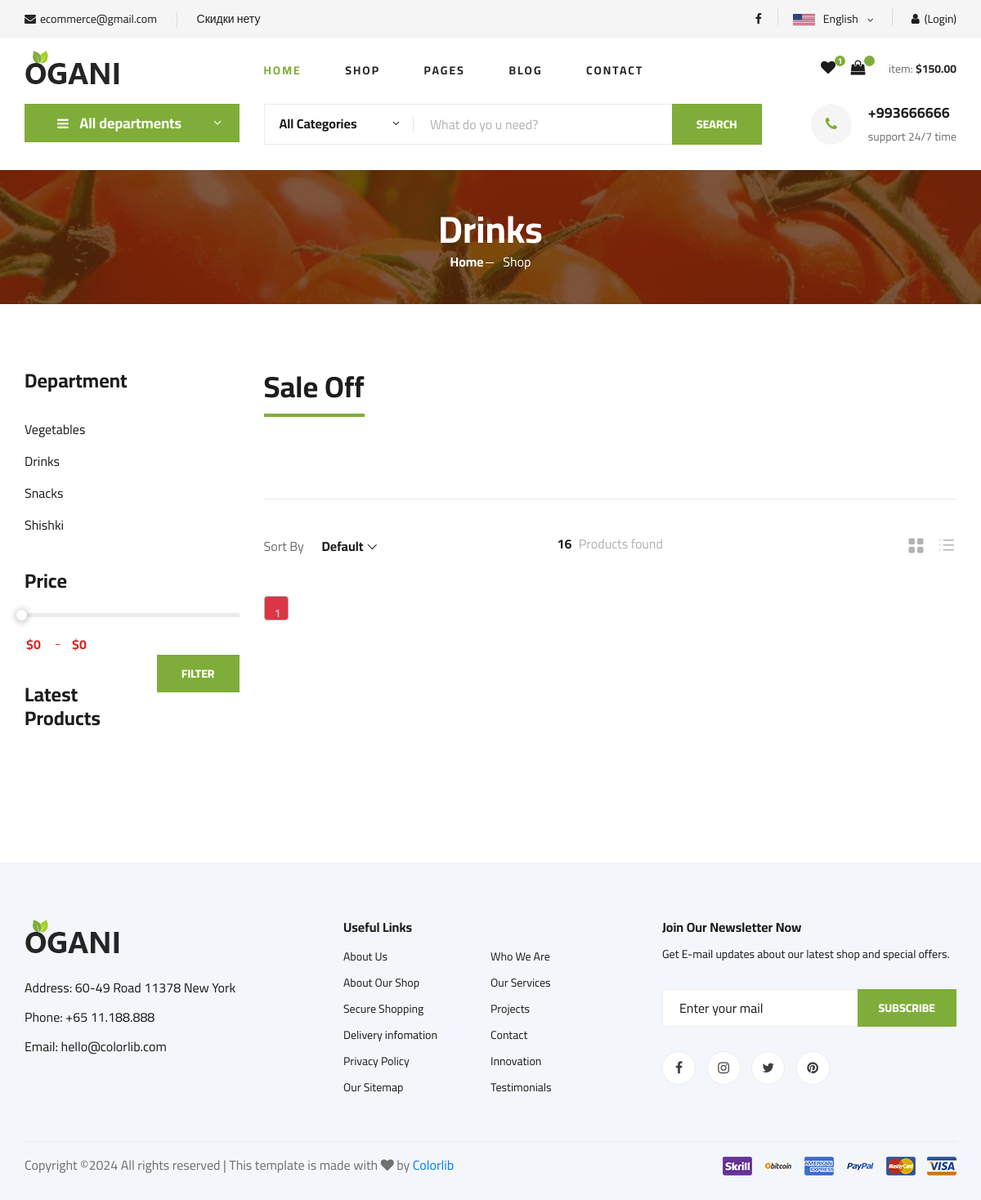
The app's page /category/4/ with its own data.
### main/models.py (models this page shows)
class Info(models.Model):
    shop_email = models.EmailField()
    inf_text = models.CharField(max_length=250)
    tel = models.CharField(max_length=150)

class Social_account(models.Model):
    name = models.CharField(max_length=100)
    icon_name = models.CharField(max_length=100)
    url = models.URLField()

class Category(models.Model):
    name = models.CharField (max_length=150)
    image = models.ImageField (upload_to='category_images/')
    def __str__(self):
        return self.name

### main/views.py (the view)
# urls.py: path('category/<int:pk>/', category),
def category(request, pk):
    cat = Category.objects.get(id=pk)
    cat_pro = Product.objects.filter(category=cat)
    min_val = request.GET.get('min_val') or 0
    max_val = request.GET.get('max_val')
    if cat_pro:
        min_price = int(cat_pro.order_by('price')[0].final_price)
        max_price = int(cat_pro.order_by('price')[0].final_price)+1
    else:
        min_price, max_price = 0,0
    latest = cat_pro.order_by('-created_at')[0:3]
    cat_pro_disc = Product.objects.filter(category=cat, discount__gt = 0)
    if max_val:
        a= int(min_val.replace('$', ''))
        b= int(max_val.replace('$', ''))
        cat_pro = cat_pro.filter(price__range=(a,b))
        cat_pro_disc = cat_pro_disc.filter(price__range=(a,b))
    sort_by = request.GET.get('sort_by')
    if sort_by == '0':
        cat_pro = cat_pro.order_by('id')
    elif sort_by == '1':
        cat_pro = cat_pro.order_by('name')
    elif sort_by == '2':
        cat_pro = cat_pro.order_by('-name')
    elif sort_by == '3':
        cat_pro = cat_pro.order_by('price')
    elif sort_by == '4':
        cat_pro = cat_pro.order_by('-price')
    paginator = Paginator(cat_pro, 4)
    page = request.GET.get('page', 1)
    page_obj = paginator.get_page(page)
    context= {
        'latest': latest,
        'cat_pro': page_obj,
        'cat_pro_disc': cat_pro_disc,
        'min_price': min_price,
        'max_price': max_price,
        'sort':sort_by,
        'cat': cat,
    }
    return render(request, 'main/shop-grid.html', context)

### main/context_data.py (called while the page is built)
def context_data(request):
  all_cat = Category.objects.all()
  info = Info.objects.first()
  s_accounts = Social_account.objects.all()
  if request.user.is_authenticated:
    cart, created = Cart.objects.get_or_create(user = request.user, is_ordered = False)
  else:
    cart = None
  return {
    'all':all_cat,
    'info':info,
    's_accs':s_accounts,
    'cart': cart
  }

### templates/main/shop-grid.html (shortened to what this page needs)
{% load static %}
<!DOCTYPE html>
<html lang="zxx">
<head>
    <link rel="stylesheet" href="{% static 'main/css/bootstrap.min.css' %}" type="text/css">
    <link rel="stylesheet" href="{% static 'main/css/font-awesome.min.css' %}" type="text/css">
    <link rel="stylesheet" href="{% static 'main/css/elegant-icons.css' %}" type="text/css">
    <link rel="stylesheet" href="{% static 'main/css/nice-select.css' %}" type="text/css">
    <link rel="stylesheet" href="{% static 'main/css/jquery-ui.min.css' %}" type="text/css">
    <link rel="stylesheet" href="{% static 'main/css/owl.carousel.min.css' %}" type="text/css">
    <link rel="stylesheet" href="{% static 'main/css/slicknav.min.css' %}" type="text/css">
    <link rel="stylesheet" href="{% static 'main/css/style.css' %}" type="text/css">
</head>
<body>
    {% include "main/nav.html" %}
    <section class="breadcrumb-section set-bg" data-setbg="{% static 'main/img/breadcrumb.jpg' %}">
        <div class="container">
            <div class="row">
                <div class="col-lg-12 text-center">
                    <div class="breadcrumb__text">
                        <h2>{{cat}}</h2>
                        <div class="breadcrumb__option">
                            <a href="./index.html">Home</a>
                            <span>Shop</span>
                        </div>
                    </div>
                </div>
            </div>
        </div>
    </section>
    <section class="product spad">
        <div class="container">
            <div class="row">
                <div class="col-lg-3 col-md-5">
                    <div class="sidebar">
                        <div class="sidebar__item">
                            <h4>Department</h4>
                            <ul>
                                {% for i in all %}
                                <li><a href="/category/{{i.id}}/">{{i.name}}</a></li>
                                {% endfor %}
                            </ul>
                        </div>
                        <div class="sidebar__item">
                            <h4>Price</h4>
                            <form>
                            <div class="price-range-wrap">
                                <div class="price-range ui-slider ui-corner-all ui-slider-horizontal ui-widget ui-widget-content"
                                    data-min="{{min_price}}" data-max="{{max_price}}">
                                    <span tabindex="0" class="ui-slider-handle ui-corner-all ui-state-default"></span>
                                </div>
                                <div class="range-slider">
                                    <div class="price-input">
                                        <input type="text" name="min_val" id="minamount">
                                        <input type="text" name="max_val" id="maxamount">
                                    </div>
                                </div>
                            </div>
                            <button type="submit" class="site-btn float-right"> Filter</button>
                        </form>
                        </div>
                        <div class="sidebar__item">
                            <div class="latest-product__text">
                                <h4>Latest Products</h4>
                                <div class="latest-product__slider owl-carousel">
                                </div>
                            </div>
                        </div>
                    </div>
                </div>
                <div class="col-lg-9 col-md-7">
                    <div class="product__discount">
                        <div class="section-title product__discount__title">
                            <h2>Sale Off</h2>
                        </div>
                    </div>
                    <div class="filter__item">
                        <div class="row">
                            <div class="col-lg-4 col-md-5">
                                <div class="filter__sort">
                                    <span>Sort By</span>
                                    <form style='display:inline'>
                                    </form>
                                </div>
                            </div>
                            <div class="col-lg-4 col-md-4">
                                <div class="filter__found">
                                    <h6><span>16</span> Products found</h6>
                                </div>
                            </div>
                            <div class="col-lg-4 col-md-3">
                                <div class="filter__option">
                                    <span class="icon_grid-2x2"></span>
                                    <span class="icon_ul"></span>
                                </div>
                            </div>
                        </div>
                    </div>
                    <div class="product__pagination">
            {% for i in cat_pro.paginator.page_range %}
                {% if i == cat_pro.number %}
                <a href="?page={{i}}" class="btn btn-danger">{{i}}</a>
                    {% else %}
            <a href="?page={{i}}" class="btn btn-outline-danger">{{i}}</a>
                {% endif %}
            {% endfor %}
                    </div>
                </div>
            </div>
        </div>
    </section>
    <footer class="footer spad">
        <div class="container">
            <div class="row">
                <div class="col-lg-3 col-md-6 col-sm-6">
                    <div class="footer__about">
                        <div class="footer__about__logo">
                            <a href="./index.html"><img src="{% static 'main/img/logo.png' %}" alt=""></a>
                        </div>
                        <ul>
                            <li>Address: 60-49 Road 11378 New York</li>
                            <li>Phone: +65 11.188.888</li>
                            <li>Email: hello@colorlib.com</li>
                        </ul>
                    </div>
                </div>
                <div class="col-lg-4 col-md-6 col-sm-6 offset-lg-1">
                    <div class="footer__widget">
                        <h6>Useful Links</h6>
                        <ul>
                            <li><a href="#">About Us</a></li>
                            <li><a href="#">About Our Shop</a></li>
                            <li><a href="#">Secure Shopping</a></li>
                            <li><a href="#">Delivery infomation</a></li>
                            <li><a href="#">Privacy Policy</a></li>
                            <li><a href="#">Our Sitemap</a></li>
                        </ul>
                        <ul>
                            <li><a href="#">Who We Are</a></li>
                            <li><a href="#">Our Services</a></li>
                            <li><a href="#">Projects</a></li>
                            <li><a href="#">Contact</a></li>
                            <li><a href="#">Innovation</a></li>
                            <li><a href="#">Testimonials</a></li>
                        </ul>
                    </div>
                </div>
                <div class="col-lg-4 col-md-12">
                    <div class="footer__widget">
                        <h6>Join Our Newsletter Now</h6>
                        <p>Get E-mail updates about our latest shop and special offers.</p>
                        <form action="#">
                            <input type="text" placeholder="Enter your mail">
                            <button type="submit" class="site-btn">Subscribe</button>
                        </form>
                        <div class="footer__widget__social">
                            <a href="#"><i class="fa fa-facebook"></i></a>
                            <a href="#"><i class="fa fa-instagram"></i></a>
                            <a href="#"><i class="fa fa-twitter"></i></a>
                            <a href="#"><i class="fa fa-pinterest"></i></a>
                        </div>
                    </div>
                </div>
            </div>
            <div class="row">
                <div class="col-lg-12">
                    <div class="footer__copyright">
                        <div class="footer__copyright__text"><p>
  Copyright &copy;<script>document.write(new Date().getFullYear());</script> All rights reserved | This template is made with <i class="fa fa-heart" aria-hidden="true"></i> by <a href="https://colorlib.com" target="_blank">Colorlib</a>
  </p></div>
                        <div class="footer__copyright__payment"><img src="{% static 'main/img/payment-item.png' %}" alt=""></div>
                    </div>
                </div>
            </div>
        </div>
    </footer>
</body>
</html>

### templates/main/nav.html (shortened to what this page needs)
    {% load static %}
    <header class="header">
        <div class="header__top">
            <div class="container">
                <div class="row">
                    <div class="col-lg-6">
                        <div class="header__top__left">
                            <ul>
                                <li><i class="fa fa-envelope"></i>{{info.shop_email}}</li>
                                <li>{{info.inf_text}}</li>
                            </ul>
                        </div>
                    </div>
                    <div class="col-lg-6">
                        <div class="header__top__right">
                            <div class="header__top__right__social">
                                {% for i in s_accs %}
                                <a href="{{i.url}}"><i class="fa fa-{{i.icon_name}}"></i></a>
                                {% endfor %}
                            </div>
                            <div class="header__top__right__language">
                                <img src="{% static 'img/language.png' %}" alt="">
                                <div>English</div>
                                <span class="arrow_carrot-down"></span>
                            </div>
                            <div class="header__top__right__auth">
                                {% if user.is_authenticated %}
                                <a href="/logout/"><i class="fa fa-user"></i> {{user.username}} (Logout)</a>
                                {% else %}
                                <a href="/login/"><i class="fa fa-user"></i>(Login)</a>
                                {% endif %}
                            </div>
                        </div>
                    </div>
                </div>
            </div>
        </div>
        <div class="container">
            <div class="row">
                <div class="col-lg-3">
                    <div class="header__logo">
                        <a href="/"><img src="{% static 'img/logo.png' %}" alt=""></a>
                    </div>
                </div>
                <div class="col-lg-6">
                    <nav class="header__menu">
                        <ul>
                            <li class="active"><a href="/">Home</a></li>
                            <li><a href="./shop-grid.html">Shop</a></li>
                            <li><a href="#">Pages</a>
                            </li>
                            <li><a href="./blog.html">Blog</a></li>
                            <li><a href="./contact.html">Contact</a></li>
                        </ul>
                    </nav>
                </div>
                <div class="col-lg-3">
                    <div class="header__cart">
                        <ul>
                            <li><a href="#"><i class="fa fa-heart"></i> <span>1</span></a></li>
                            <li><a href="/cart/"><i class="fa fa-shopping-bag"></i> <span>{{cart.items.count}}</span></a></li>
                        </ul>
                        <div class="header__cart__price">item: <span>$150.00</span></div>
                    </div>
                </div>
            </div>
        </div>
    </header>
    <section class="hero hero-normal">
        <div class="container">
            <div class="row">
                <div class="col-lg-3">
                    <div class="hero__categories">
                        <div class="hero__categories__all">
                            <i class="fa fa-bars"></i>
                            <span>All departments</span>
                        </div>
                    </div>
                </div>
                <div class="col-lg-9">
                    <div class="hero__search">
                        <div class="hero__search__form">
                            <form action="#">
                                <div class="hero__search__categories">
                                    All Categories
                                    <span class="arrow_carrot-down"></span>
                                </div>
                                <input type="text" placeholder="What do yo u need?">
                                <button type="submit" class="site-btn">SEARCH</button>
                            </form>
                        </div>
                        <div class="hero__search__phone">
                            <div class="hero__search__phone__icon">
                                <i class="fa fa-phone"></i>
                            </div>
                            <div class="hero__search__phone__text">
                                <h5>{{info.tel}}</h5>
                                <span>support 24/7 time</span>
                            </div>
                        </div>
                    </div>
                </div>
            </div>
        </div>
    </section>

### records on screen
Info: shop_email "ecommerce@gmail.com", inf_text "Скидки нету", tel "+993666666"
Category: name "Drinks"
Category: name "Vegetables"
Category: name "Snacks"
Category: name "Shishki"

### other values on screen
{{ i }} "1"
